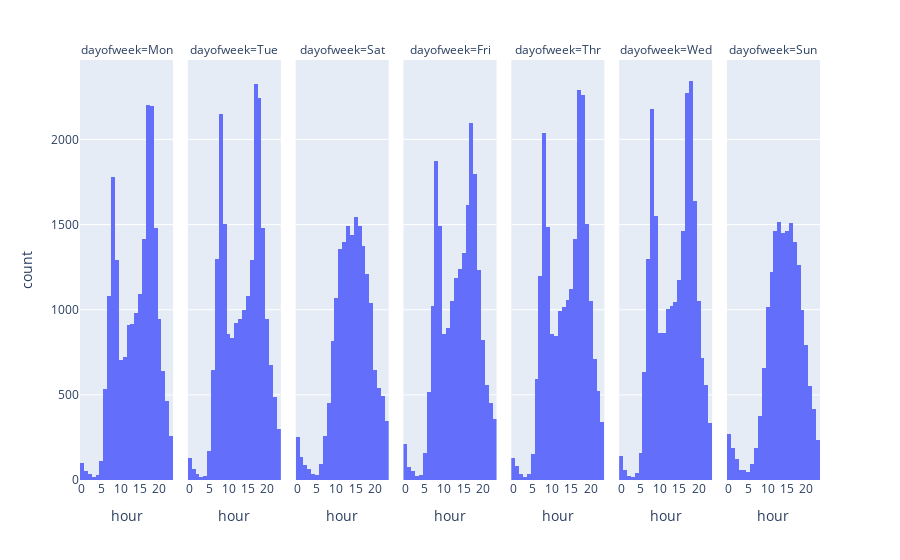

The cell this chart's notebook holds for it:
### Markdown cell above
### 利用者数を時間帯別に分析

### Code cell
px.histogram(df, x='hour', facet_col='dayofweek')

### Figure 1 — Plotly figure (JSON) as saved in the notebook; plotly's stock layout.template omitted (floating-point values rounded to 4 significant figures; data arrays with more than 128 entries replaced by an {"elided": "..."} marker saying what was removed)
{"data": [{"alignmentgroup": "True", "bingroup": "x", "hovertemplate": "dayofweek=Mon<br>hour=%{x}<br>count=%{y}<extra></extra>", "legendgroup": "", "marker": {"color": "#636efa", "pattern": {"shape": ""}}, "name": "", "offsetgroup": "", "orientation": "v", "showlegend": false, "type": "histogram", "x": {"elided": "19957 int values"}, "xaxis": "x", "yaxis": "y"}, {"alignmentgroup": "True", "bingroup": "x", "hovertemplate": "dayofweek=Tue<br>hour=%{x}<br>count=%{y}<extra></extra>", "legendgroup": "", "marker": {"color": "#636efa", "pattern": {"shape": ""}}, "name": "", "offsetgroup": "", "orientation": "v", "showlegend": false, "type": "histogram", "x": {"elided": "21425 int values"}, "xaxis": "x2", "yaxis": "y2"}, {"alignmentgroup": "True", "bingroup": "x", "hovertemplate": "dayofweek=Sat<br>hour=%{x}<br>count=%{y}<extra></extra>", "legendgroup": "", "marker": {"color": "#636efa", "pattern": {"shape": ""}}, "name": "", "offsetgroup": "", "orientation": "v", "showlegend": false, "type": "histogram", "x": {"elided": "17680 int values"}, "xaxis": "x3", "yaxis": "y3"}, {"alignmentgroup": "True", "bingroup": "x", "hovertemplate": "dayofweek=Fri<br>hour=%{x}<br>count=%{y}<extra></extra>", "legendgroup": "", "marker": {"color": "#636efa", "pattern": {"shape": ""}}, "name": "", "offsetgroup": "", "orientation": "v", "showlegend": false, "type": "histogram", "x": {"elided": "20942 int values"}, "xaxis": "x4", "yaxis": "y4"}, {"alignmentgroup": "True", "bingroup": "x", "hovertemplate": "dayofweek=Thr<br>hour=%{x}<br>count=%{y}<extra></extra>", "legendgroup": "", "marker": {"color": "#636efa", "pattern": {"shape": ""}}, "name": "", "offsetgroup": "", "orientation": "v", "showlegend": false, "type": "histogram", "x": {"elided": "21753 int values"}, "xaxis": "x5", "yaxis": "y5"}, {"alignmentgroup": "True", "bingroup": "x", "hovertemplate": "dayofweek=Wed<br>hour=%{x}<br>count=%{y}<extra></extra>", "legendgroup": "", "marker": {"color": "#636efa", "pattern": {"shape": ""}}, "name": "", "offsetgroup": "", "orientation": "v", "showlegend": false, "type": "histogram", "x": {"elided": "22457 int values"}, "xaxis": "x6", "yaxis": "y6"}, {"alignmentgroup": "True", "bingroup": "x", "hovertemplate": "dayofweek=Sun<br>hour=%{x}<br>count=%{y}<extra></extra>", "legendgroup": "", "marker": {"color": "#636efa", "pattern": {"shape": ""}}, "name": "", "offsetgroup": "", "orientation": "v", "showlegend": false, "type": "histogram", "x": {"elided": "17348 int values"}, "xaxis": "x7", "yaxis": "y7"}], "layout": {"annotations": [{"font": {}, "showarrow": false, "text": "dayofweek=Mon", "x": 0.06286, "xanchor": "center", "xref": "paper", "y": 1, "yanchor": "bottom", "yref": "paper"}, {"font": {}, "showarrow": false, "text": "dayofweek=Tue", "x": 0.2086, "xanchor": "center", "xref": "paper", "y": 1, "yanchor": "bottom", "yref": "paper"}, {"font": {}, "showarrow": false, "text": "dayofweek=Sat", "x": 0.3543, "xanchor": "center", "xref": "paper", "y": 1, "yanchor": "bottom", "yref": "paper"}, {"font": {}, "showarrow": false, "text": "dayofweek=Fri", "x": 0.5, "xanchor": "center", "xref": "paper", "y": 1, "yanchor": "bottom", "yref": "paper"}, {"font": {}, "showarrow": false, "text": "dayofweek=Thr", "x": 0.6457, "xanchor": "center", "xref": "paper", "y": 1, "yanchor": "bottom", "yref": "paper"}, {"font": {}, "showarrow": false, "text": "dayofweek=Wed", "x": 0.7914, "xanchor": "center", "xref": "paper", "y": 1, "yanchor": "bottom", "yref": "paper"}, {"font": {}, "showarrow": false, "text": "dayofweek=Sun", "x": 0.9371, "xanchor": "center", "xref": "paper", "y": 1, "yanchor": "bottom", "yref": "paper"}], "barmode": "relative", "legend": {"tracegroupgap": 0}, "margin": {"t": 60}, "xaxis": {"anchor": "y", "domain": [0, 0.1257], "title": {"text": "hour"}}, "xaxis2": {"anchor": "y2", "domain": [0.1457, 0.2714], "matches": "x", "title": {"text": "hour"}}, "xaxis3": {"anchor": "y3", "domain": [0.2914, 0.4171], "matches": "x", "title": {"text": "hour"}}, "xaxis4": {"anchor": "y4", "domain": [0.4371, 0.5629], "matches": "x", "title": {"text": "hour"}}, "xaxis5": {"anchor": "y5", "domain": [0.5829, 0.7086], "matches": "x", "title": {"text": "hour"}}, "xaxis6": {"anchor": "y6", "domain": [0.7286, 0.8543], "matches": "x", "title": {"text": "hour"}}, "xaxis7": {"anchor": "y7", "domain": [0.8743, 1.0], "matches": "x", "title": {"text": "hour"}}, "yaxis": {"anchor": "x", "domain": [0, 1], "title": {"text": "count"}}, "yaxis2": {"anchor": "x2", "domain": [0, 1], "matches": "y", "showticklabels": false}, "yaxis3": {"anchor": "x3", "domain": [0, 1], "matches": "y", "showticklabels": false}, "yaxis4": {"anchor": "x4", "domain": [0, 1], "matches": "y", "showticklabels": false}, "yaxis5": {"anchor": "x5", "domain": [0, 1], "matches": "y", "showticklabels": false}, "yaxis6": {"anchor": "x6", "domain": [0, 1], "matches": "y", "showticklabels": false}, "yaxis7": {"anchor": "x7", "domain": [0, 1], "matches": "y", "showticklabels": false}}}
